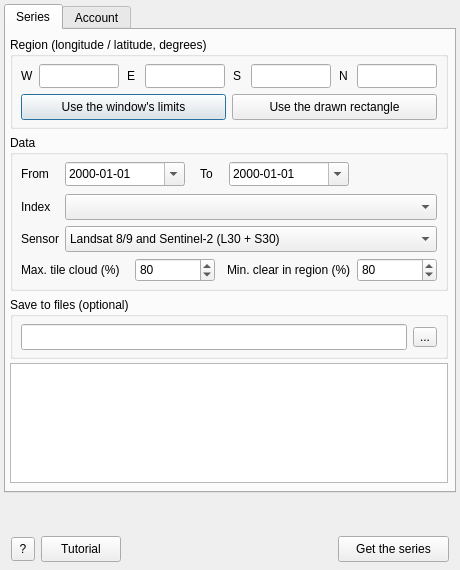
<?xml version="1.0" encoding="UTF-8"?>
<ui version="4.0">
 <class>RemoteSHls</class>
 <widget class="QDialog" name="RemoteSHls">
  <property name="geometry">
   <rect>
    <x>0</x>
    <y>0</y>
    <width>460</width>
    <height>570</height>
   </rect>
  </property>
  <property name="windowTitle">
   <string>HLS time series</string>
  </property>
  <property name="placement" stdset="0">
   <string>right</string>
  </property>
  <widget class="QTabWidget" name="tabs">
   <property name="geometry">
    <rect>
     <x>4</x>
     <y>4</y>
     <width>452</width>
     <height>489</height>
    </rect>
   </property>
   <property name="currentIndex">
    <number>0</number>
   </property>
   <widget class="QWidget" name="tab_series">
    <attribute name="title">
     <string>Series</string>
    </attribute>
  <widget class="QGroupBox" name="gb_region">
   <property name="geometry">
    <rect>
     <x>4</x>
     <y>7</y>
     <width>438</width>
     <height>92</height>
    </rect>
   </property>
   <property name="title">
    <string>Region (longitude / latitude, degrees)</string>
   </property>
   <widget class="QLabel" name="lbl_rg_w">
    <property name="geometry">
     <rect>
      <x>11</x>
      <y>27</y>
      <width>16</width>
      <height>24</height>
     </rect>
    </property>
    <property name="text">
     <string>W</string>
    </property>
   </widget>
   <widget class="QLineEdit" name="p_rg_w">
    <property name="geometry">
     <rect>
      <x>29</x>
      <y>27</y>
      <width>80</width>
      <height>24</height>
     </rect>
    </property>
   </widget>
   <widget class="QLabel" name="lbl_rg_e">
    <property name="geometry">
     <rect>
      <x>117</x>
      <y>27</y>
      <width>16</width>
      <height>24</height>
     </rect>
    </property>
    <property name="text">
     <string>E</string>
    </property>
   </widget>
   <widget class="QLineEdit" name="p_rg_e">
    <property name="geometry">
     <rect>
      <x>135</x>
      <y>27</y>
      <width>80</width>
      <height>24</height>
     </rect>
    </property>
   </widget>
   <widget class="QLabel" name="lbl_rg_s">
    <property name="geometry">
     <rect>
      <x>223</x>
      <y>27</y>
      <width>16</width>
      <height>24</height>
     </rect>
    </property>
    <property name="text">
     <string>S</string>
    </property>
   </widget>
   <widget class="QLineEdit" name="p_rg_s">
    <property name="geometry">
     <rect>
      <x>241</x>
      <y>27</y>
      <width>80</width>
      <height>24</height>
     </rect>
    </property>
   </widget>
   <widget class="QLabel" name="lbl_rg_n">
    <property name="geometry">
     <rect>
      <x>329</x>
      <y>27</y>
      <width>16</width>
      <height>24</height>
     </rect>
    </property>
    <property name="text">
     <string>N</string>
    </property>
   </widget>
   <widget class="QLineEdit" name="p_rg_n">
    <property name="geometry">
     <rect>
      <x>347</x>
      <y>27</y>
      <width>80</width>
      <height>24</height>
     </rect>
    </property>
   </widget>
   <widget class="QPushButton" name="run_rgwindow">
    <property name="geometry">
     <rect>
      <x>11</x>
      <y>57</y>
      <width>205</width>
      <height>26</height>
     </rect>
    </property>
    <property name="toolTip">
     <string>Fill the four limits with the region the window is showing (converted to longitude/latitude when the window is projected).</string>
    </property>
    <property name="text">
     <string>Use the window's limits</string>
    </property>
    <property name="needsmap" stdset="0">
     <bool>true</bool>
    </property>
   </widget>
   <widget class="QPushButton" name="run_rgrect">
    <property name="geometry">
     <rect>
      <x>222</x>
      <y>57</y>
      <width>205</width>
      <height>26</height>
     </rect>
    </property>
    <property name="toolTip">
     <string>Fill the four limits with the last rectangle drawn in the window (Draw &gt; Rectangle): draw it over the field or area of interest first.</string>
    </property>
    <property name="text">
     <string>Use the drawn rectangle</string>
    </property>
    <property name="needsmap" stdset="0">
     <bool>true</bool>
    </property>
   </widget>
  </widget>
  <widget class="QGroupBox" name="gb_data">
   <property name="geometry">
    <rect>
     <x>4</x>
     <y>105</y>
     <width>438</width>
     <height>156</height>
    </rect>
   </property>
   <property name="title">
    <string>Data</string>
   </property>
   <widget class="QLabel" name="lbl_from">
    <property name="geometry">
     <rect>
      <x>11</x>
      <y>27</y>
      <width>40</width>
      <height>24</height>
     </rect>
    </property>
    <property name="text">
     <string>From</string>
    </property>
   </widget>
   <widget class="QDateEdit" name="p_from">
    <property name="geometry">
     <rect>
      <x>55</x>
      <y>27</y>
      <width>120</width>
      <height>24</height>
     </rect>
    </property>
    <property name="toolTip">
     <string>First day of the period (UTC), included. HLS Landsat (L30) starts in April 2013, HLS Sentinel-2 (S30) in late 2015.</string>
    </property>
    <property name="displayFormat">
     <string>yyyy-MM-dd</string>
    </property>
    <property name="calendarPopup">
     <bool>true</bool>
    </property>
   </widget>
   <widget class="QLabel" name="lbl_to">
    <property name="geometry">
     <rect>
      <x>190</x>
      <y>27</y>
      <width>25</width>
      <height>24</height>
     </rect>
    </property>
    <property name="text">
     <string>To</string>
    </property>
   </widget>
   <widget class="QDateEdit" name="p_to">
    <property name="geometry">
     <rect>
      <x>219</x>
      <y>27</y>
      <width>120</width>
      <height>24</height>
     </rect>
    </property>
    <property name="toolTip">
     <string>Last day of the period (UTC), included.</string>
    </property>
    <property name="displayFormat">
     <string>yyyy-MM-dd</string>
    </property>
    <property name="calendarPopup">
     <bool>true</bool>
    </property>
   </widget>
   <widget class="QLabel" name="lbl_index">
    <property name="geometry">
     <rect>
      <x>11</x>
      <y>59</y>
      <width>40</width>
      <height>26</height>
     </rect>
    </property>
    <property name="text">
     <string>Index</string>
    </property>
   </widget>
   <widget class="QComboBox" name="p_index">
    <property name="geometry">
     <rect>
      <x>55</x>
      <y>59</y>
      <width>372</width>
      <height>26</height>
     </rect>
    </property>
    <property name="toolTip">
     <string>The spectral index computed for every clear date. The red-edge indices (NDREI1, NDREI2) exist only for Sentinel-2.</string>
    </property>
    <property name="refresh" stdset="0">
     <bool>true</bool>
    </property>
   </widget>
   <widget class="QLabel" name="lbl_products">
    <property name="geometry">
     <rect>
      <x>11</x>
      <y>91</y>
      <width>40</width>
      <height>26</height>
     </rect>
    </property>
    <property name="text">
     <string>Sensor</string>
    </property>
   </widget>
   <widget class="QComboBox" name="p_products">
    <property name="geometry">
     <rect>
      <x>55</x>
      <y>91</y>
      <width>372</width>
      <height>26</height>
     </rect>
    </property>
    <property name="toolTip">
     <string>HLS is one 30 m grid for both satellites, band-adjusted so their dates mix in one series. Both together give a date every 2-3 days. The last entry is Sentinel-2 at its own resolution (10 m for indices of blue, green, red and NIR; 20 m for those with red-edge or SWIR), from Element84's Earth Search on AWS: no login needed, no Landsat mixed in.</string>
    </property>
    <property name="refresh" stdset="0">
     <bool>true</bool>
    </property>
    <item>
     <property name="text">
      <string>Landsat 8/9 and Sentinel-2 (L30 + S30)</string>
     </property>
    </item>
    <item>
     <property name="text">
      <string>Landsat 8/9 only (L30)</string>
     </property>
    </item>
    <item>
     <property name="text">
      <string>Sentinel-2 only (S30)</string>
     </property>
    </item>
    <item>
     <property name="text">
      <string>Sentinel-2 L2A, 10 m (Earth Search, no login)</string>
     </property>
    </item>
   </widget>
   <widget class="QLabel" name="lbl_maxcloud">
    <property name="geometry">
     <rect>
      <x>11</x>
      <y>123</y>
      <width>112</width>
      <height>24</height>
     </rect>
    </property>
    <property name="text">
     <string>Max. tile cloud (%)</string>
    </property>
   </widget>
   <widget class="QSpinBox" name="p_maxcloud">
    <property name="geometry">
     <rect>
      <x>125</x>
      <y>123</y>
      <width>80</width>
      <height>24</height>
     </rect>
    </property>
    <property name="toolTip">
     <string>Dates whose WHOLE-TILE cloud cover is above this are skipped before anything is read. Keep it high: a cloudy tile can still be clear over a small region.</string>
    </property>
    <property name="maximum">
     <number>100</number>
    </property>
    <property name="value">
     <number>80</number>
    </property>
   </widget>
   <widget class="QLabel" name="lbl_minclear">
    <property name="geometry">
     <rect>
      <x>217</x>
      <y>123</y>
      <width>127</width>
      <height>24</height>
     </rect>
    </property>
    <property name="text">
     <string>Min. clear in region (%)</string>
    </property>
   </widget>
   <widget class="QSpinBox" name="p_minclear">
    <property name="geometry">
     <rect>
      <x>347</x>
      <y>123</y>
      <width>80</width>
      <height>24</height>
     </rect>
    </property>
    <property name="toolTip">
     <string>A date is kept only if at least this share of the region's pixels is clear in its Fmask (no cirrus, cloud, cloud-adjacent, shadow or snow). Masked pixels are NaN in the grids.</string>
    </property>
    <property name="maximum">
     <number>100</number>
    </property>
    <property name="value">
     <number>80</number>
    </property>
   </widget>
  </widget>
  <widget class="QGroupBox" name="gb_output">
   <property name="geometry">
    <rect>
     <x>4</x>
     <y>267</y>
     <width>438</width>
     <height>62</height>
    </rect>
   </property>
   <property name="title">
    <string>Save to files (optional)</string>
   </property>
   <widget class="QLineEdit" name="p_save">
    <property name="geometry">
     <rect>
      <x>11</x>
      <y>27</y>
      <width>386</width>
      <height>26</height>
     </rect>
    </property>
    <property name="toolTip">
     <string>Empty: every date is added to the window as its own grid. A name (e.g. D:/hls/faro.nc): its folder receives faro_&lt;date&gt;_&lt;L30|S30&gt;.tif per date, faro_cube.nc (one layer per date) and faro_series.csv, and the cube is opened.</string>
    </property>
   </widget>
   <widget class="QToolButton" name="browse_p_save">
    <property name="geometry">
     <rect>
      <x>403</x>
      <y>30</y>
      <width>24</width>
      <height>20</height>
     </rect>
    </property>
    <property name="toolTip">
     <string>Name the results</string>
    </property>
    <property name="text">
     <string>...</string>
    </property>
    <property name="save" stdset="0">
     <bool>true</bool>
    </property>
    <property name="filter" stdset="0">
     <string>netCDF cube (*.nc);;All files (*)</string>
    </property>
   </widget>
  </widget>
  <widget class="QPlainTextEdit" name="p_series">
   <property name="geometry">
    <rect>
     <x>4</x>
     <y>333</y>
     <width>438</width>
     <height>120</height>
    </rect>
   </property>
   <property name="font">
    <font>
     <family>Consolas</family>
    </font>
   </property>
   <property name="toolTip">
    <string>The series: each clear date, its satellite, the region mean of the index and the clear share of the region.</string>
   </property>
   <property name="lineWrapMode">
    <enum>QPlainTextEdit::LineWrapMode::NoWrap</enum>
   </property>
   <property name="readOnly">
    <bool>true</bool>
   </property>
  </widget>
   </widget>
   <widget class="QWidget" name="tab_account">
    <attribute name="title">
     <string>Account</string>
    </attribute>
    <widget class="QGroupBox" name="gb_ed">
     <property name="geometry">
      <rect>
       <x>4</x>
       <y>7</y>
       <width>438</width>
       <height>250</height>
      </rect>
     </property>
     <property name="title">
      <string>NASA Earthdata login</string>
     </property>
     <widget class="QLabel" name="lbl_ed_info">
      <property name="geometry">
       <rect>
        <x>11</x>
        <y>24</y>
        <width>416</width>
        <height>50</height>
       </rect>
      </property>
      <property name="text">
       <string>Reading HLS needs a free NASA Earthdata account. No account yet? &lt;a href=&quot;https://urs.earthdata.nasa.gov/users/new&quot;&gt;Register here&lt;/a&gt;.</string>
      </property>
      <property name="textFormat">
       <enum>Qt::TextFormat::RichText</enum>
      </property>
      <property name="alignment">
       <set>Qt::AlignmentFlag::AlignLeading|Qt::AlignmentFlag::AlignLeft|Qt::AlignmentFlag::AlignTop</set>
      </property>
      <property name="wordWrap">
       <bool>true</bool>
      </property>
      <property name="openExternalLinks">
       <bool>true</bool>
      </property>
     </widget>
     <widget class="QLabel" name="lbl_ed_user">
      <property name="geometry">
       <rect>
        <x>11</x>
        <y>82</y>
        <width>60</width>
        <height>26</height>
       </rect>
      </property>
      <property name="text">
       <string>Login</string>
      </property>
     </widget>
     <widget class="QLineEdit" name="p_ed_user">
      <property name="geometry">
       <rect>
        <x>77</x>
        <y>82</y>
        <width>350</width>
        <height>26</height>
       </rect>
      </property>
      <property name="toolTip">
       <string>Your Earthdata user name (not the e-mail address).</string>
      </property>
     </widget>
     <widget class="QLabel" name="lbl_ed_pass">
      <property name="geometry">
       <rect>
        <x>11</x>
        <y>114</y>
        <width>60</width>
        <height>26</height>
       </rect>
      </property>
      <property name="text">
       <string>Password</string>
      </property>
     </widget>
     <widget class="QLineEdit" name="p_ed_pass">
      <property name="geometry">
       <rect>
        <x>77</x>
        <y>114</y>
        <width>350</width>
        <height>26</height>
       </rect>
      </property>
      <property name="echoMode">
       <enum>QLineEdit::EchoMode::Password</enum>
      </property>
     </widget>
     <widget class="QCheckBox" name="show_p_ed_pass">
      <property name="geometry">
       <rect>
        <x>77</x>
        <y>146</y>
        <width>350</width>
        <height>22</height>
       </rect>
      </property>
      <property name="text">
       <string>Show the password</string>
      </property>
     </widget>
     <widget class="QPushButton" name="run_savelogin">
      <property name="geometry">
       <rect>
        <x>11</x>
        <y>176</y>
        <width>416</width>
        <height>26</height>
       </rect>
      </property>
      <property name="toolTip">
       <string>Write the login and password to the machine urs.earthdata.nasa.gov entry of .netrc in your home folder, the file curl, wget and GDAL read for Earthdata downloads. Every other entry of the file is kept. The same login the MODIS scenes and SWOT dialogs use.</string>
      </property>
      <property name="text">
       <string>Save login</string>
      </property>
      <property name="busy" stdset="0">
       <string>Saving the Earthdata login…</string>
      </property>
     </widget>
     <widget class="QLabel" name="lbl_ed_where">
      <property name="geometry">
       <rect>
        <x>11</x>
        <y>208</y>
        <width>416</width>
        <height>34</height>
       </rect>
      </property>
      <property name="text">
       <string/>
      </property>
      <property name="alignment">
       <set>Qt::AlignmentFlag::AlignLeading|Qt::AlignmentFlag::AlignLeft|Qt::AlignmentFlag::AlignTop</set>
      </property>
      <property name="wordWrap">
       <bool>true</bool>
      </property>
     </widget>
    </widget>
   </widget>
  </widget>
  <widget class="QLabel" name="lbl_status">
   <property name="geometry">
    <rect>
     <x>11</x>
     <y>497</y>
     <width>438</width>
     <height>32</height>
    </rect>
   </property>
   <property name="text">
    <string/>
   </property>
   <property name="wordWrap">
    <bool>true</bool>
   </property>
  </widget>
  <widget class="QToolButton" name="tutorial">
   <property name="geometry">
    <rect>
     <x>11</x>
     <y>537</y>
     <width>24</width>
     <height>24</height>
    </rect>
   </property>
   <property name="toolTip">
    <string>Open the HLS time series page of the manual: every field of the dialog explained.</string>
   </property>
   <property name="text">
    <string>?</string>
   </property>
   <property name="page" stdset="0">
    <string>74d-hls</string>
   </property>
  </widget>
  <widget class="QPushButton" name="link_tutorial">
   <property name="geometry">
    <rect>
     <x>41</x>
     <y>536</y>
     <width>80</width>
     <height>26</height>
    </rect>
   </property>
   <property name="toolTip">
    <string>Open the HLS time series tutorial: a worked example over irrigated farmland, step by step.</string>
   </property>
   <property name="text">
    <string>Tutorial</string>
   </property>
   <property name="page" stdset="0">
    <string>74e-hls-tutorial</string>
   </property>
  </widget>
  <widget class="QPushButton" name="run_compute">
   <property name="geometry">
    <rect>
     <x>338</x>
     <y>536</y>
     <width>111</width>
     <height>26</height>
    </rect>
   </property>
   <property name="text">
    <string>Get the series</string>
   </property>
   <property name="busy" stdset="0">
    <string>Reading the HLS series…</string>
   </property>
  </widget>
 </widget>
 <resources/>
 <connections/>
</ui>
